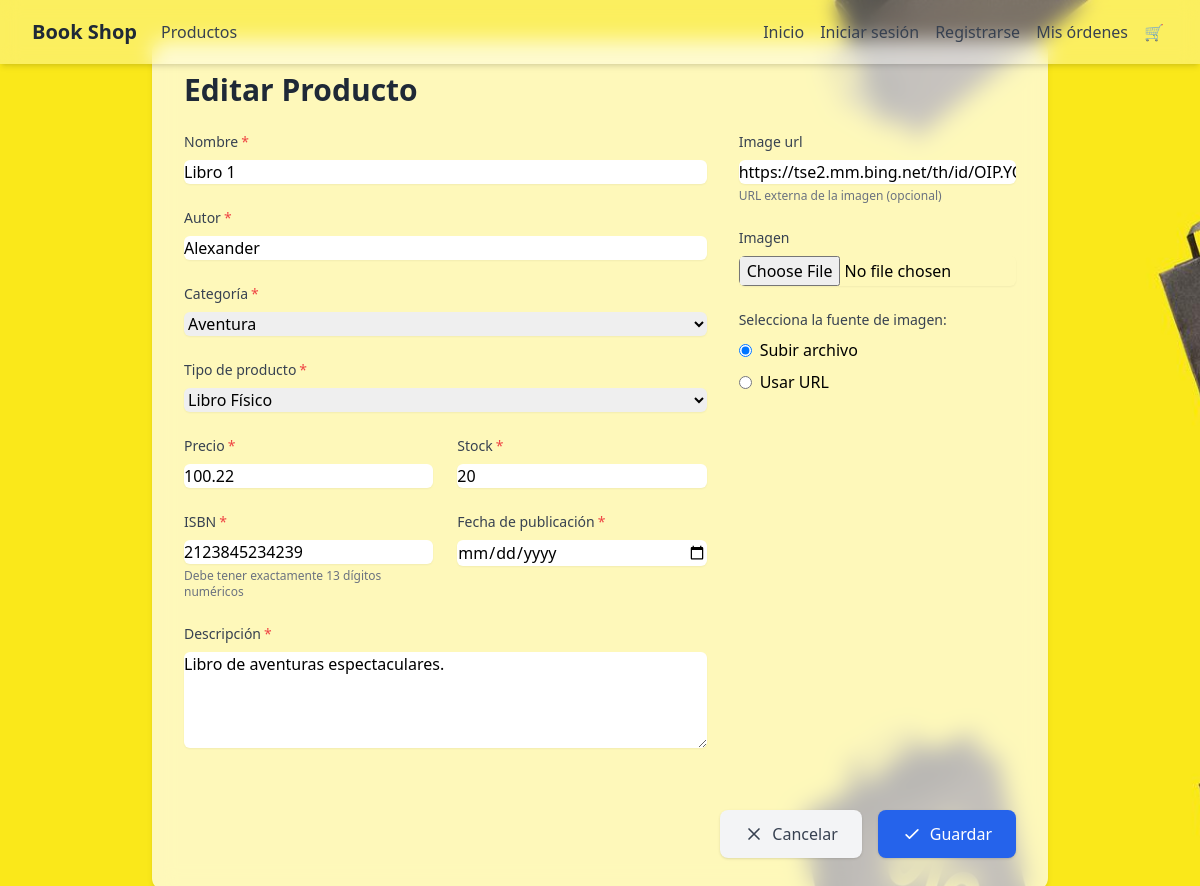
The app's page /productos/editar/5/, older data.
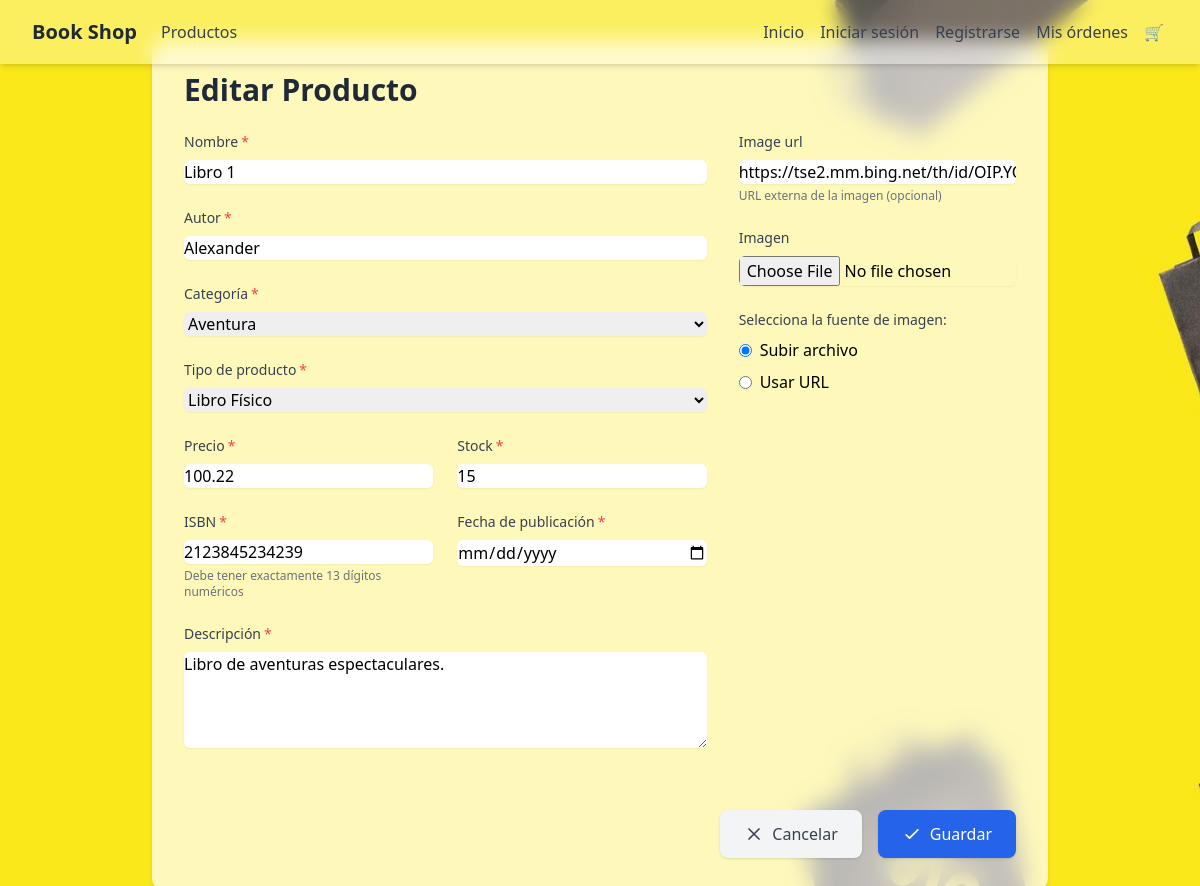
The same page, newer data.
### productos/models.py (models this page shows, shortened)
class Product(models.Model):
    PRODUCT_TYPES = [
        ('physical', 'Libro Físico'),
        ('ebook', 'Libro Digital'),
    ]
    name = models.CharField(max_length=200, verbose_name="Nombre")
    description = models.TextField(verbose_name="Descripción")
    price = models.DecimalField(max_digits=10, decimal_places=2, verbose_name="Precio")
    product_type = models.CharField(
        max_length=10,
        choices=PRODUCT_TYPES,
        default='physical',
        verbose_name="Tipo de producto"
    )
    category = models.ForeignKey(Category, on_delete=models.CASCADE, verbose_name="Categoría")
    stock = models.PositiveIntegerField(default=0, verbose_name="Stock")
    image = models.ImageField(upload_to='products/', blank=True, null=True, verbose_name="Imagen")
    image_url = models.URLField(blank=True, null=True)
    author = models.CharField(max_length=100, verbose_name="Autor")
    isbn = models.CharField(max_length=13,unique=True,validators=[RegexValidator(regex='^\d{13}$', message='El ISBN debe tener exactamente 13 dígitos.')],verbose_name="ISBN")
    publication_date = models.DateField(verbose_name="Fecha de publicación")
    created_at = models.DateTimeField(auto_now_add=True, verbose_name="Fecha de creación")
    updated_at = models.DateTimeField(auto_now=True, verbose_name="Fecha de actualización")
    class Meta:
        verbose_name = "Producto"
        verbose_name_plural = "Productos"

### productos/views.py (the view)
# urls.py: path('editar/<int:pk>/', views.product_update, name='product_update'),  # Editar producto
def product_update(request, pk):
   product = get_object_or_404(Product.objects.select_related('category'), pk=pk)
   if request.method == 'POST':
       form = ProductForm(request.POST, request.FILES, instance=product)
       if form.is_valid():
            product = form.save(commit=False)
            image_source = request.POST.get('image_source')
            image_url = form.cleaned_data.get('image_url')
            image_file = request.FILES.get('image')
            if image_source == 'url' and image_url:
                product.image = None
            elif image_source == 'file' and image_file:
                product.image_url = ''
            elif image_source == 'url' and not image_url and image_file:
                product.image_url = ''
            else:
                product.image = None
                product.image_url = ''
            product.save()
            messages.success(request, 'Producto actualizado exitosamente.')
            return redirect('product_detail', pk=product.pk)
   else:
       form = ProductForm(instance=product)
   return render(request, 'productos/product_form.html', {
       'form': form,
       'title': 'Editar Producto',
       'product': product
   })

### productos/forms.py (shortened to what this page needs)
class ProductForm(forms.ModelForm):
    class Meta:
        model = Product
        fields = ['name', 'author', 'category', 'product_type', 'price', 'stock', 'description', 'image','image_url', 'isbn','publication_date']
        common_class = 'w-full rounded-md border-gray-300 shadow-sm focus:border-blue-500 focus:ring-blue-500'
        widgets = {
            'name': forms.TextInput(attrs={'class': common_class}),
            'author': forms.TextInput(attrs={'class': common_class}),
            'category': forms.Select(attrs={'class': common_class}),
            'product_type': forms.Select(attrs={'class': common_class}),
            'price': forms.NumberInput(attrs={'class': common_class, 'step': '0.01'}),
            'stock': forms.NumberInput(attrs={'class': common_class}),
            'description': forms.Textarea(attrs={'class': common_class, 'rows': 4}),
            'image': forms.FileInput(attrs={'class': common_class}),
            'image_url': forms.URLInput(attrs={'class': common_class}),
            'isbn': forms.TextInput(attrs={'class': common_class}),
            'publication_date': forms.DateInput(attrs={'class': common_class, 'type': 'date'}),
        }

### productos/templates/productos/product_form.html (shortened to what the changed rows need)
{% extends "base.html" %}
{% load static %}
{% load i18n %}
{% block content %}
<div class="max-w-4xl mx-auto bg-white bg-opacity-70 backdrop-blur-md rounded-xl shadow-md p-8 animate-fade-in">
  <h2 class="text-3xl font-bold text-gray-800 mb-6">{{ title }}</h2>
  <form method="post" enctype="multipart/form-data">
    <div class="flex flex-col md:flex-row gap-8">
      <div class="flex-1">
        <div class="mb-6">
          <label for="{{ form.name.id_for_label }}" class="block text-sm font-medium text-gray-700 mb-2">
            {{ form.name.label }}{% if form.name.field.required %}<span class="text-red-500">*</span>{% endif %}
          </label>
          {{ form.name }}
        </div>
        <div class="mb-6">
          <label for="{{ form.author.id_for_label }}" class="block text-sm font-medium text-gray-700 mb-2">
            {{ form.author.label }}{% if form.author.field.required %}<span class="text-red-500">*</span>{% endif %}
          </label>
          {{ form.author }}
        </div>
        <div class="mb-6">
          <label for="{{ form.category.id_for_label }}" class="block text-sm font-medium text-gray-700 mb-2">
            {{ form.category.label }}{% if form.category.field.required %}<span class="text-red-500">*</span>{% endif %}
          </label>
          {{ form.category }}
        </div>
        <div class="mb-6">
          <label for="{{ form.product_type.id_for_label }}" class="block text-sm font-medium text-gray-700 mb-2">
            {{ form.product_type.label }}{% if form.product_type.field.required %}<span class="text-red-500">*</span>{% endif %}
          </label>
          {{ form.product_type }}
        </div>
        <div class="grid grid-cols-1 md:grid-cols-2 gap-6 mb-6">
          <div>
            <label for="{{ form.price.id_for_label }}" class="block text-sm font-medium text-gray-700 mb-2">
              {{ form.price.label }}{% if form.price.field.required %}<span class="text-red-500">*</span>{% endif %}
            </label>
            {{ form.price }}
          </div>
          <div>
            <label for="{{ form.stock.id_for_label }}" class="block text-sm font-medium text-gray-700 mb-2">
              {{ form.stock.label }}{% if form.stock.field.required %}<span class="text-red-500">*</span>{% endif %}
            </label>
            {{ form.stock }}
          </div>
        </div>
        <div class="grid grid-cols-1 md:grid-cols-2 gap-6 mb-6">
          <div>
            <label for="{{ form.isbn.id_for_label }}" class="block text-sm font-medium text-gray-700 mb-2">
              {{ form.isbn.label }}{% if form.isbn.field.required %}<span class="text-red-500">*</span>{% endif %}
            </label>
            {{ form.isbn }}
            <p class="mt-1 text-xs text-gray-500">Debe tener exactamente 13 dígitos numéricos</p>
          </div>
          <div>
            <label for="{{ form.publication_date.id_for_label }}" class="block text-sm font-medium text-gray-700 mb-2">
              {{ form.publication_date.label }}{% if form.publication_date.field.required %}<span class="text-red-500">*</span>{% endif %}
            </label>
            {{ form.publication_date }}
          </div>
        </div>
        <div class="mb-6">
          <label for="{{ form.description.id_for_label }}" class="block text-sm font-medium text-gray-700 mb-2">
            {{ form.description.label }}{% if form.description.field.required %}<span class="text-red-500">*</span>{% endif %}
          </label>
          {{ form.description }}
        </div>
      </div>
      <div class="w-full md:w-1/3">
        <div class="mb-6">
          <label for="{{ form.image_url.id_for_label }}" class="block text-sm font-medium text-gray-700 mb-2">
            {{ form.image_url.label }}{% if form.image_url.field.required %}<span class="text-red-500">*</span>{% endif %}
          </label>
          {{ form.image_url }}
          <p class="mt-1 text-xs text-gray-500">URL externa de la imagen (opcional)</p>
        </div>
        <div class="mb-6">
          <label for="{{ form.image.id_for_label }}" class="block text-sm font-medium text-gray-700 mb-2">
            {{ form.image.label }}{% if form.image.field.required %}<span class="text-red-500">*</span>{% endif %}
          </label>
          {{ form.image }}
        </div>
      </div>
    </div>
  </form>
</div>
{% endblock %}

Row changes from the older to the newer data that the page shows:
changed Product "Libro 1": stock "20" → "15"
